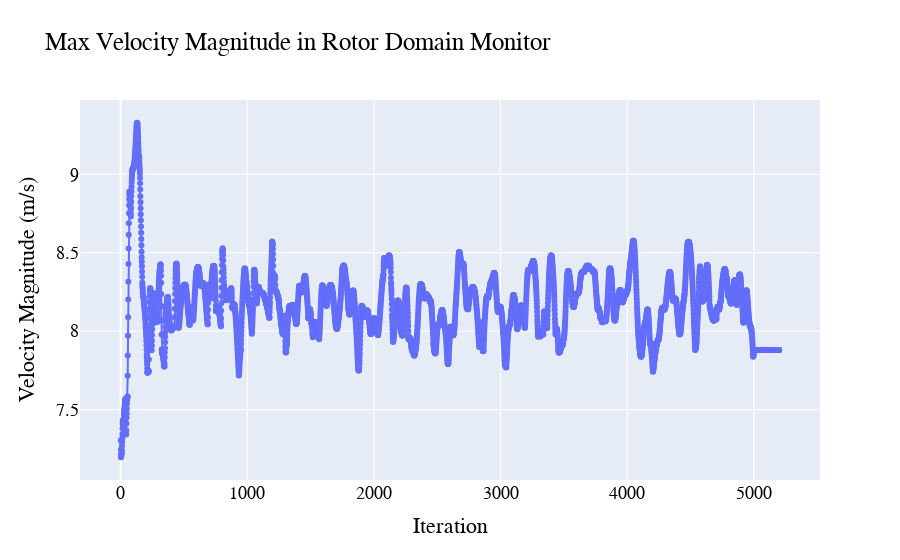

The cell this chart's notebook holds for it:
### Markdown cell above
### Rotor Domain Max Velocity Monitor

### Code cell
fig4 = go.Figure()
fig4.add_trace(go.Scatter(x=max_vel_rotor_df['Iteration'],
                          y=max_vel_rotor_df['max-vel-rotor'],
                          mode='lines+markers',
                          name='Velocity Magnitude (m/s)'))
fig4.update_layout(
    title="Max Velocity Magnitude in Rotor Domain Monitor",
    xaxis_title="Iteration",
    yaxis_title="Velocity Magnitude (m/s)",
    legend_title=None,
    font=dict(
        family="Courier New, monospace",
        size=18,
        color="Black"))
fig4.show()

### Figure 1 — Plotly figure (JSON) as saved in the notebook; plotly's stock layout.template omitted (floating-point values rounded to 4 significant figures; data arrays with more than 128 entries replaced by an {"elided": "..."} marker saying what was removed)
{"data": [{"mode": "lines+markers", "name": "Velocity Magnitude (m/s)", "type": "scatter", "x": {"elided": "5200 int values"}, "y": {"elided": "5200 float values"}}], "layout": {"font": {"color": "Black", "family": "Courier New, monospace", "size": 18}, "legend": {"title": {}}, "title": {"text": "Max Velocity Magnitude in Rotor Domain Monitor"}, "xaxis": {"title": {"text": "Iteration"}}, "yaxis": {"title": {"text": "Velocity Magnitude (m/s)"}}}}
